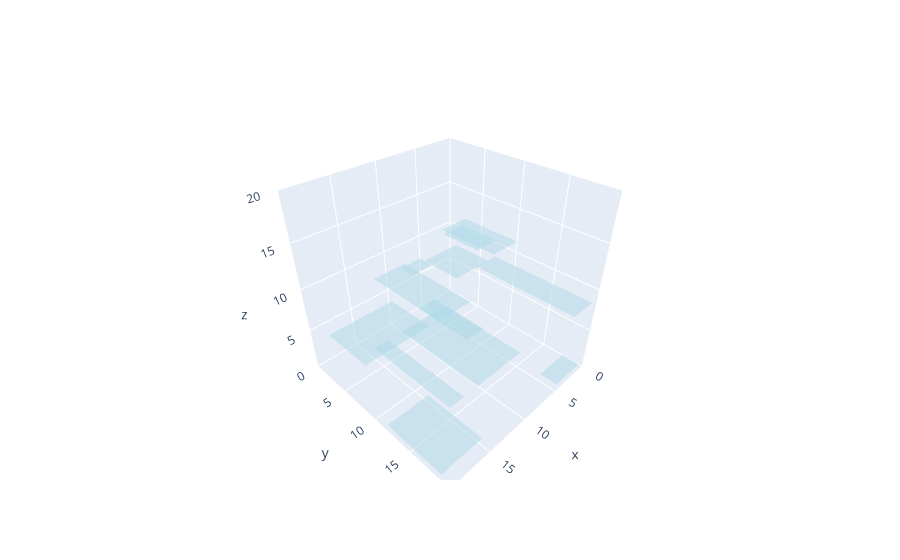

The notebook cell saved with this chart:
### Code cell
plot_configuration_3d_interactive(population[0], items)

### Figure 1 — Plotly figure (JSON) as saved in the notebook; plotly's stock layout.template omitted (floating-point values rounded to 4 significant figures)
{"data": [{"color": "lightblue", "opacity": 0.5, "type": "mesh3d", "x": [12, 12, 14, 14, 12, 12, 14, 14], "y": [2, 14, 14, 2, 2, 14, 14, 2], "z": [0, 0, 0, 0, 3, 3, 3, 3]}, {"color": "lightblue", "opacity": 0.5, "type": "mesh3d", "x": [3, 3, 10, 10, 3, 3, 10, 10], "y": [2, 14, 14, 2, 2, 14, 14, 2], "z": [0, 0, 0, 0, 4, 4, 4, 4]}, {"color": "lightblue", "opacity": 0.5, "type": "mesh3d", "x": [11, 11, 19, 19, 11, 11, 19, 19], "y": [2, 8, 8, 2, 2, 8, 8, 2], "z": [5, 5, 5, 5, 11, 11, 11, 11]}, {"color": "lightblue", "opacity": 0.5, "type": "mesh3d", "x": [7, 7, 10, 10, 7, 7, 10, 10], "y": [9, 15, 15, 9, 9, 15, 15, 9], "z": [16, 16, 16, 16, 18, 18, 18, 18]}, {"color": "lightblue", "opacity": 0.5, "type": "mesh3d", "x": [1, 1, 4, 4, 1, 1, 4, 4], "y": [3, 8, 8, 3, 3, 8, 8, 3], "z": [11, 11, 11, 11, 16, 16, 16, 16]}, {"color": "lightblue", "opacity": 0.5, "type": "mesh3d", "x": [1, 1, 6, 6, 1, 1, 6, 6], "y": [2, 7, 7, 2, 2, 7, 7, 2], "z": [8, 8, 8, 8, 11, 11, 11, 11]}, {"color": "lightblue", "opacity": 0.5, "type": "mesh3d", "x": [1, 1, 4, 4, 1, 1, 4, 4], "y": [8, 20, 20, 8, 8, 20, 20, 8], "z": [9, 9, 9, 9, 13, 13, 13, 13]}, {"color": "lightblue", "opacity": 0.5, "type": "mesh3d", "x": [16, 16, 19, 19, 16, 16, 19, 19], "y": [11, 18, 18, 11, 11, 18, 18, 11], "z": [16, 16, 16, 16, 20, 20, 20, 20]}, {"color": "lightblue", "opacity": 0.5, "type": "mesh3d", "x": [15, 15, 20, 20, 15, 15, 20, 20], "y": [12, 19, 19, 12, 12, 19, 19, 12], "z": [1, 1, 1, 1, 9, 9, 9, 9]}, {"color": "lightblue", "opacity": 0.5, "type": "mesh3d", "x": [12, 12, 14, 14, 12, 12, 14, 14], "y": [10, 16, 16, 10, 10, 16, 16, 10], "z": [10, 10, 10, 10, 19, 19, 19, 19]}, {"color": "lightblue", "opacity": 0.5, "type": "mesh3d", "x": [5, 5, 8, 8, 5, 5, 8, 8], "y": [0, 2, 2, 0, 0, 2, 2, 0], "z": [7, 7, 7, 7, 18, 18, 18, 18]}, {"color": "lightblue", "opacity": 0.5, "type": "mesh3d", "x": [1, 1, 5, 5, 1, 1, 5, 5], "y": [18, 20, 20, 18, 18, 20, 20, 18], "z": [1, 1, 1, 1, 8, 8, 8, 8]}], "layout": {"scene": {"aspectmode": "cube", "aspectratio": {"x": 1, "y": 1, "z": 1}, "xaxis": {"range": [0, 20]}, "yaxis": {"range": [0, 20]}, "zaxis": {"range": [0, 20]}}}}
